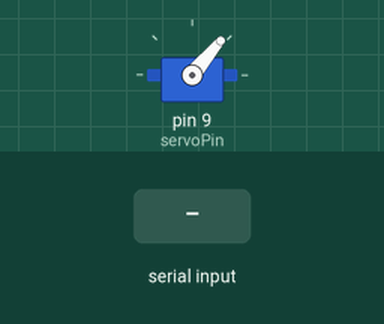
Recording of a sketch running on a simulated Arduino Uno, built with avr-gcc and run on an emulated ATmega328P. On the bench: servo. Inputs (shaded band) come from the test bench.

Above: at 1.3 s.
1.4 s: "1!" received over Serial
At 1.87 s:
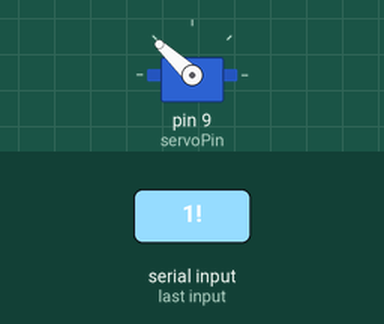
4.4 s: "0!" received over Serial
At 5.7 s:
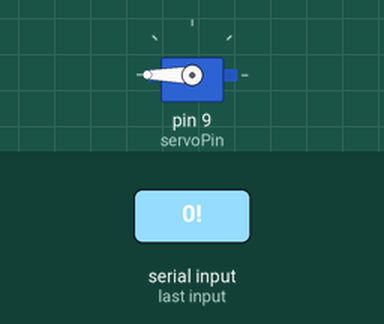
6.1 s: "1,90!" received over Serial
At 6.57 s:
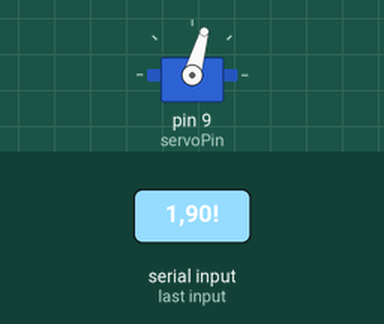
Timing chart, 0 to 15.1 s (numbered marks = the images above; inputs shaded):
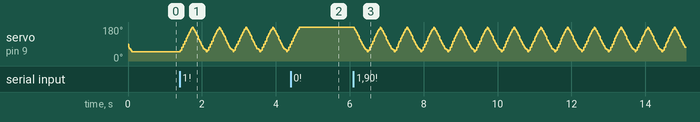

Measured:
- after the input at 4.4 s, servo on pin 9 (servoPin): goes on until 4.6 s, then stays 180°

The sketch:

inmoov_jaw.ino
```cpp
#include <VarSpeedServo.h>

VarSpeedServo myservo;  // create servo object to control a servo
String inputString = "";
const int servoPin = 9; // the digital pin used for the servo


void setup() {
  Serial.begin(128000);
  myservo.attach(servoPin);  // attaches the servo on pin 9 to the servo object
  myservo.write(50, 255, true); // set the initial position of the servo, as fast as possible, wait until done
}

void loop() {
  signed int receivedValue;
  signed int newValue;

  if (Serial.available()) {
    inputString = Serial.readStringUntil('!');
    receivedValue = inputString.toInt();

    if (receivedValue == 1) {
      while (receivedValue == 1) {
        myservo.write(50, 230, true);  // move the servo to 180, slow speed, wait until done
        myservo.write(180, 255, true);
        if (Serial.available()) {
            inputString = Serial.readStringUntil('!');
            newValue = inputString.toInt();
          if (newValue == 0 || newValue == 1) {
            receivedValue = newValue;
          }
        }
      }
    } else if (receivedValue == 0) {
      myservo.write(50, 255, true);
    }
  }
}
```
